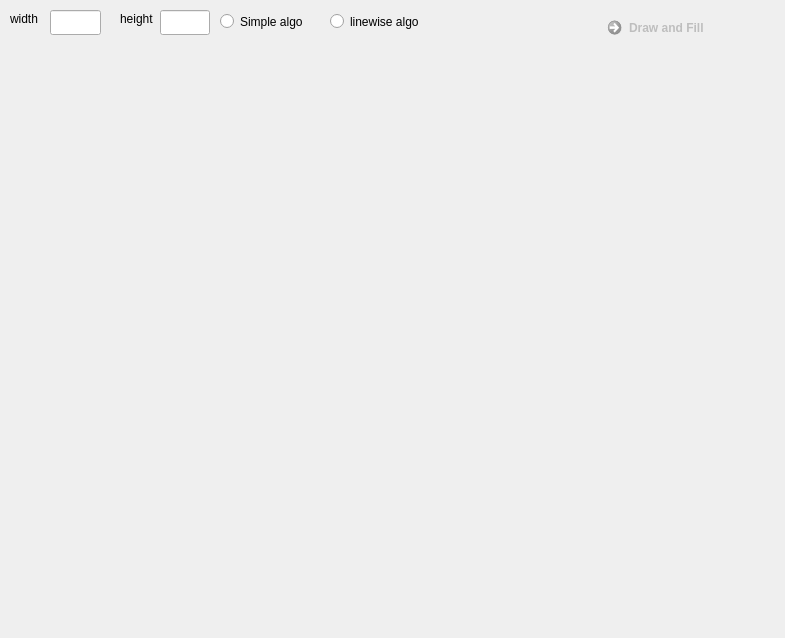
<?xml version="1.0" encoding="UTF-8"?>
<ui version="4.0">
 <class>MainWindow</class>
 <widget class="QMainWindow" name="MainWindow">
  <property name="geometry">
   <rect>
    <x>0</x>
    <y>0</y>
    <width>785</width>
    <height>638</height>
   </rect>
  </property>
  <property name="windowTitle">
   <string>MainWindow</string>
  </property>
  <widget class="QWidget" name="centralWidget">
   <widget class="Viewer" name="drawingScene" native="true">
    <property name="geometry">
     <rect>
      <x>10</x>
      <y>60</y>
      <width>771</width>
      <height>561</height>
     </rect>
    </property>
    <property name="cursor">
     <cursorShape>CrossCursor</cursorShape>
    </property>
    <property name="toolTip">
     <string>&lt;html&gt;&lt;head/&gt;&lt;body&gt;&lt;p&gt;&lt;span style=&quot; color:#73d216;&quot;&gt;Панель отрисовки OpenGL&lt;/span&gt;&lt;/p&gt;&lt;/body&gt;&lt;/html&gt;</string>
    </property>
    <widget class="QLabel" name="Coord_Label">
     <property name="geometry">
      <rect>
       <x>560</x>
       <y>510</y>
       <width>161</width>
       <height>31</height>
      </rect>
     </property>
     <property name="font">
      <font>
       <family>Courier New</family>
       <pointsize>14</pointsize>
       <weight>50</weight>
       <italic>false</italic>
       <bold>false</bold>
      </font>
     </property>
     <property name="text">
      <string/>
     </property>
    </widget>
   </widget>
   <widget class="QRadioButton" name="radioButton">
    <property name="geometry">
     <rect>
      <x>220</x>
      <y>10</y>
      <width>96</width>
      <height>23</height>
     </rect>
    </property>
    <property name="cursor">
     <cursorShape>UpArrowCursor</cursorShape>
    </property>
    <property name="toolTip">
     <string>&lt;html&gt;&lt;head/&gt;&lt;body&gt;&lt;p&gt;Заполнение многоугольника пр помощи простого алгоритма заполнения с затравкой&lt;/p&gt;&lt;/body&gt;&lt;/html&gt;</string>
    </property>
    <property name="text">
     <string>Simple algo</string>
    </property>
   </widget>
   <widget class="QRadioButton" name="radioButton_2">
    <property name="geometry">
     <rect>
      <x>330</x>
      <y>10</y>
      <width>96</width>
      <height>23</height>
     </rect>
    </property>
    <property name="cursor">
     <cursorShape>UpArrowCursor</cursorShape>
    </property>
    <property name="toolTip">
     <string>&lt;html&gt;&lt;head/&gt;&lt;body&gt;&lt;p&gt;Заполнение многоугольника при помощи построчного алгоритма заполнения с затравкой&lt;/p&gt;&lt;/body&gt;&lt;/html&gt;</string>
    </property>
    <property name="text">
     <string>linewise algo</string>
    </property>
   </widget>
   <widget class="QLabel" name="label">
    <property name="geometry">
     <rect>
      <x>10</x>
      <y>10</y>
      <width>31</width>
      <height>17</height>
     </rect>
    </property>
    <property name="text">
     <string>width</string>
    </property>
   </widget>
   <widget class="QLineEdit" name="lineEdit">
    <property name="geometry">
     <rect>
      <x>50</x>
      <y>10</y>
      <width>51</width>
      <height>25</height>
     </rect>
    </property>
   </widget>
   <widget class="QLabel" name="label_2">
    <property name="geometry">
     <rect>
      <x>120</x>
      <y>10</y>
      <width>41</width>
      <height>17</height>
     </rect>
    </property>
    <property name="text">
     <string>height</string>
    </property>
   </widget>
   <widget class="QLineEdit" name="lineEdit_2">
    <property name="geometry">
     <rect>
      <x>160</x>
      <y>10</y>
      <width>50</width>
      <height>25</height>
     </rect>
    </property>
   </widget>
   <widget class="QCommandLinkButton" name="commandLinkButton">
    <property name="enabled">
     <bool>false</bool>
    </property>
    <property name="geometry">
     <rect>
      <x>600</x>
      <y>10</y>
      <width>168</width>
      <height>41</height>
     </rect>
    </property>
    <property name="text">
     <string>Draw and Fill</string>
    </property>
   </widget>
  </widget>
 </widget>
 <layoutdefault spacing="6" margin="11"/>
 <customwidgets>
  <customwidget>
   <class>Viewer</class>
   <extends>QWidget</extends>
   <header location="global">viewer.hpp</header>
   <container>1</container>
  </customwidget>
 </customwidgets>
 <resources/>
 <connections/>
</ui>
